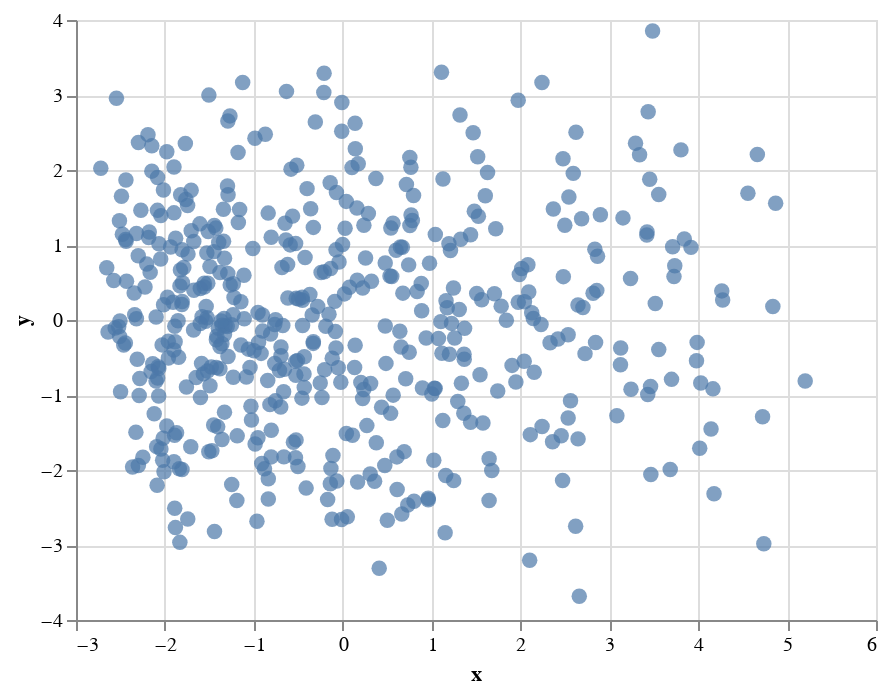

Notebook source saved alongside this figure:
### Code cell
#Plotting the reduced data
alt.Chart(vis_data).mark_circle(size=60).encode(
    x='x',
    y='y',
    tooltip=['Gender', 'Age']
).interactive()

### Figure 1 — Vega-Lite specification as saved in the notebook (floating-point values rounded to 4 significant figures; data arrays with more than 128 entries replaced by an {"elided": "..."} marker saying what was removed)
{"config": {"view": {"continuousWidth": 400, "continuousHeight": 300}}, "data": {"name": "data-88a09fbb7222956c799875379c0458b0"}, "mark": {"type": "circle", "size": 60}, "encoding": {"tooltip": [{"field": "Gender", "type": "quantitative"}, {"field": "Age", "type": "quantitative"}], "x": {"field": "x", "type": "quantitative"}, "y": {"field": "y", "type": "quantitative"}}, "selection": {"selector001": {"type": "interval", "bind": "scales", "encodings": ["x", "y"]}}, "$schema": "https://vega.github.io/schema/vega-lite/v4.17.0.json", "datasets": {"data-88a09fbb7222956c799875379c0458b0": {"elided": "500 records"}}}
